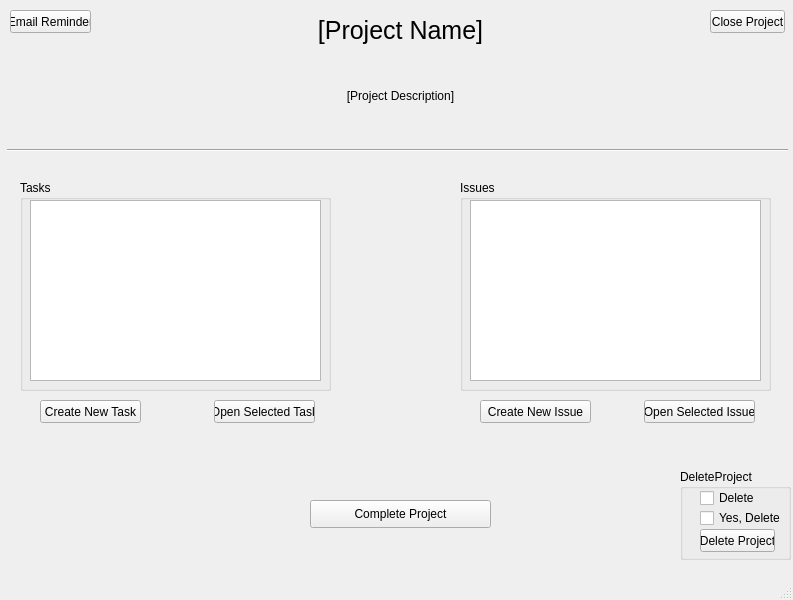
<?xml version="1.0" encoding="UTF-8"?>
<ui version="4.0">
 <class>ProjectWindow</class>
 <widget class="QMainWindow" name="ProjectWindow">
  <property name="geometry">
   <rect>
    <x>0</x>
    <y>0</y>
    <width>793</width>
    <height>600</height>
   </rect>
  </property>
  <property name="windowTitle">
   <string>MainWindow</string>
  </property>
  <widget class="QWidget" name="centralwidget">
   <widget class="QLabel" name="project_name_label">
    <property name="geometry">
     <rect>
      <x>130</x>
      <y>10</y>
      <width>541</width>
      <height>41</height>
     </rect>
    </property>
    <property name="font">
     <font>
      <pointsize>19</pointsize>
     </font>
    </property>
    <property name="text">
     <string>[Project Name]</string>
    </property>
    <property name="alignment">
     <set>Qt::AlignCenter</set>
    </property>
   </widget>
   <widget class="QLabel" name="project_description_label">
    <property name="geometry">
     <rect>
      <x>130</x>
      <y>70</y>
      <width>541</width>
      <height>51</height>
     </rect>
    </property>
    <property name="font">
     <font>
      <pointsize>9</pointsize>
     </font>
    </property>
    <property name="text">
     <string>[Project Description]</string>
    </property>
    <property name="alignment">
     <set>Qt::AlignCenter</set>
    </property>
    <property name="wordWrap">
     <bool>true</bool>
    </property>
   </widget>
   <widget class="Line" name="line">
    <property name="geometry">
     <rect>
      <x>7</x>
      <y>140</y>
      <width>781</width>
      <height>20</height>
     </rect>
    </property>
    <property name="orientation">
     <enum>Qt::Horizontal</enum>
    </property>
   </widget>
   <widget class="QGroupBox" name="groupBox">
    <property name="geometry">
     <rect>
      <x>20</x>
      <y>180</y>
      <width>311</width>
      <height>211</height>
     </rect>
    </property>
    <property name="title">
     <string>Tasks</string>
    </property>
    <widget class="QListWidget" name="task_list_widget">
     <property name="geometry">
      <rect>
       <x>10</x>
       <y>20</y>
       <width>291</width>
       <height>181</height>
      </rect>
     </property>
    </widget>
   </widget>
   <widget class="QGroupBox" name="groupBox_2">
    <property name="geometry">
     <rect>
      <x>460</x>
      <y>180</y>
      <width>311</width>
      <height>211</height>
     </rect>
    </property>
    <property name="title">
     <string>Issues</string>
    </property>
    <widget class="QListWidget" name="issue_list_widget">
     <property name="geometry">
      <rect>
       <x>10</x>
       <y>20</y>
       <width>291</width>
       <height>181</height>
      </rect>
     </property>
    </widget>
   </widget>
   <widget class="QPushButton" name="create_new_task_button">
    <property name="geometry">
     <rect>
      <x>40</x>
      <y>400</y>
      <width>101</width>
      <height>23</height>
     </rect>
    </property>
    <property name="text">
     <string>Create New Task</string>
    </property>
   </widget>
   <widget class="QPushButton" name="open_selected_task_button">
    <property name="geometry">
     <rect>
      <x>214</x>
      <y>400</y>
      <width>101</width>
      <height>23</height>
     </rect>
    </property>
    <property name="text">
     <string>Open Selected Task</string>
    </property>
   </widget>
   <widget class="QPushButton" name="open_selected_issue_button">
    <property name="geometry">
     <rect>
      <x>644</x>
      <y>400</y>
      <width>111</width>
      <height>23</height>
     </rect>
    </property>
    <property name="text">
     <string>Open Selected Issue</string>
    </property>
   </widget>
   <widget class="QPushButton" name="create_new_issue_button">
    <property name="geometry">
     <rect>
      <x>480</x>
      <y>400</y>
      <width>111</width>
      <height>23</height>
     </rect>
    </property>
    <property name="text">
     <string>Create New Issue</string>
    </property>
   </widget>
   <widget class="QPushButton" name="close_project_button">
    <property name="geometry">
     <rect>
      <x>710</x>
      <y>10</y>
      <width>75</width>
      <height>23</height>
     </rect>
    </property>
    <property name="text">
     <string>Close Project</string>
    </property>
   </widget>
   <widget class="QGroupBox" name="groupBox_3">
    <property name="geometry">
     <rect>
      <x>680</x>
      <y>469</y>
      <width>111</width>
      <height>91</height>
     </rect>
    </property>
    <property name="title">
     <string>DeleteProject</string>
    </property>
    <widget class="QPushButton" name="delete_project_button">
     <property name="geometry">
      <rect>
       <x>20</x>
       <y>60</y>
       <width>75</width>
       <height>23</height>
      </rect>
     </property>
     <property name="text">
      <string>Delete Project</string>
     </property>
    </widget>
    <widget class="QCheckBox" name="delete_checkbox_one">
     <property name="geometry">
      <rect>
       <x>20</x>
       <y>20</y>
       <width>71</width>
       <height>18</height>
      </rect>
     </property>
     <property name="text">
      <string>Delete</string>
     </property>
    </widget>
    <widget class="QCheckBox" name="delete_checkbox_two">
     <property name="geometry">
      <rect>
       <x>20</x>
       <y>40</y>
       <width>81</width>
       <height>18</height>
      </rect>
     </property>
     <property name="text">
      <string>Yes, Delete</string>
     </property>
    </widget>
   </widget>
   <widget class="QPushButton" name="email_button">
    <property name="geometry">
     <rect>
      <x>10</x>
      <y>10</y>
      <width>81</width>
      <height>23</height>
     </rect>
    </property>
    <property name="text">
     <string>Email Reminder</string>
    </property>
   </widget>
   <widget class="QPushButton" name="complete_project_button">
    <property name="geometry">
     <rect>
      <x>310</x>
      <y>500</y>
      <width>181</width>
      <height>28</height>
     </rect>
    </property>
    <property name="text">
     <string>Complete Project</string>
    </property>
   </widget>
  </widget>
  <widget class="QMenuBar" name="menubar">
   <property name="geometry">
    <rect>
     <x>0</x>
     <y>0</y>
     <width>793</width>
     <height>25</height>
    </rect>
   </property>
  </widget>
  <widget class="QStatusBar" name="statusbar"/>
 </widget>
 <resources/>
 <connections/>
</ui>
